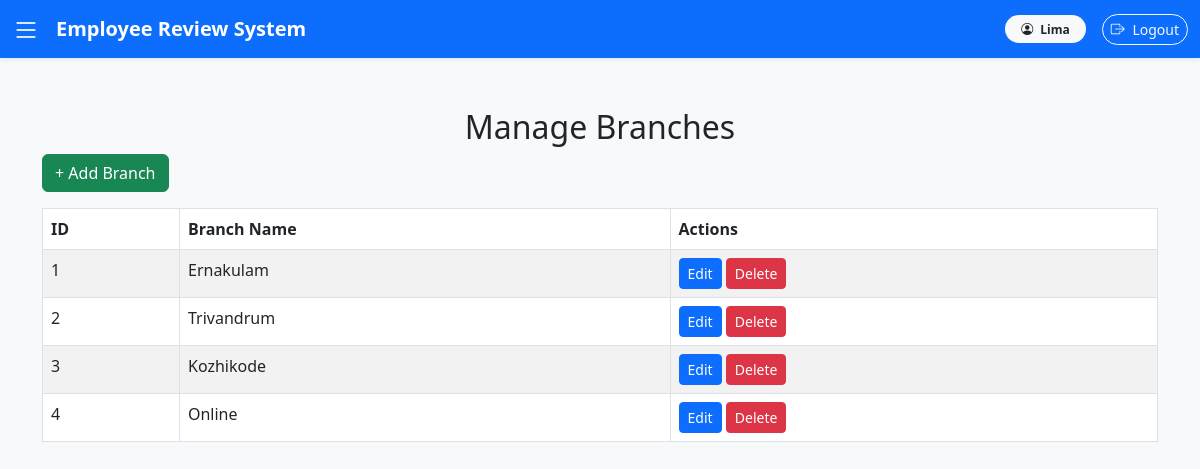
The page /branches/ (signed in) on the database its author committed.
### settings_app/models.py (models this page shows, shortened)
class Master(models.Model):
    created_date = models.DateTimeField(auto_now_add=True)
    isactive = models.BooleanField(default=True,verbose_name="Active")
    created_user = models.ForeignKey(User, null=True, blank=True, on_delete=models.CASCADE)
    class Meta:
        abstract = True
        ordering = ['-isactive']

class Branch(Master):
    name = models.CharField(max_length=100, unique=True)

### settings_app/views.py (the view)
# urls.py: path('branches/', views.branch_list, name='branch_list'),
@login_required
def branch_list(request):
    branches = Branch.objects.all()
    return render(request, 'settings_app/branch_list.html', {'branches': branches})

### settings_app/templates/settings_app/branch_list.html
{% extends 'base.html' %}
{% block content %}
<div class="container mt-5">
    <h2 class="text-center">Manage Branches</h2>
    <div class="text-right mb-3">
        <a href="{% url 'add_branch' %}" class="btn btn-success">+ Add Branch</a>
    </div>
    <div class="table-responsive">
        <table class="table table-bordered table-striped">
            <thead class="thead-dark">
                <tr>
                    <th>ID</th>
                    <th>Branch Name</th>
                    <th>Actions</th>
                </tr>
            </thead>
            <tbody>
                {% for branch in branches %}
                <tr>
                    <td>{{ branch.id }}</td>
                    <td>{{ branch.name }}</td>
                    <td>
                        <a href="{% url 'edit_branch' branch.id %}" class="btn btn-primary btn-sm">Edit</a>
                        <a href="{% url 'delete_branch' branch.id %}" class="btn btn-danger btn-sm"
                           onclick="return confirm('Are you sure you want to delete this branch?');">Delete</a>
                    </td>
                </tr>
                {% empty %}
                <tr>
                    <td colspan="3" class="text-center">No branches found.</td>
                </tr>
                {% endfor %}
            </tbody>
        </table>
    </div>
</div>
{% endblock %}

### templates/base.html (shortened to what this page needs)
<!DOCTYPE html>
<html lang="en">
<head>
    <link rel="stylesheet" href="https://cdn.jsdelivr.net/npm/bootstrap@5.3.0/dist/css/bootstrap.min.css">
    <link rel="stylesheet" href="https://cdn.jsdelivr.net/npm/bootstrap-icons@1.11.3/font/bootstrap-icons.css">
</head>
<body>
    <nav class="navbar navbar-expand-lg navbar-dark bg-primary fixed-top shadow-sm">
        <div class="container-fluid">
            <span class="sidebar-toggle text-white me-3" id="sidebarToggle">
                <i class="bi bi-list fs-3"></i>
            </span>
            <a class="navbar-brand fw-bold" href="/">Employee Review System</a>
            <div class="d-flex ms-auto align-items-center">
                {% if user.is_authenticated %}
                <span class="badge bg-light text-dark me-3 px-3 py-2 rounded-pill">
                    <i class="bi bi-person-circle me-1"></i> {{ user.username }}
                </span>
                <form action="{% url 'logout' %}" method="post" class="d-inline">
                    <button type="submit" class="btn btn-outline-light btn-sm rounded-pill">
                        <i class="bi bi-box-arrow-right me-1"></i> Logout
                    </button>
                </form>
                {% else %}
                <a href="{% url 'login' %}" class="btn btn-light text-primary btn-sm rounded-pill">
                    <i class="bi bi-box-arrow-in-right me-1"></i> Login
                </a>
                {% endif %}
            </div>
        </div>
    </nav>
    <main class="content-container" id="mainContent">
        {% block content %}{% endblock %}
    </main>
</body>
</html>

### rows shown on the page
Branch: id "1", name "Ernakulam"
Branch: id "2", name "Trivandrum"
Branch: id "3", name "Kozhikode"
Branch: id "4", name "Online"

### other values the page prints
{{ user.username }} "Lima"
